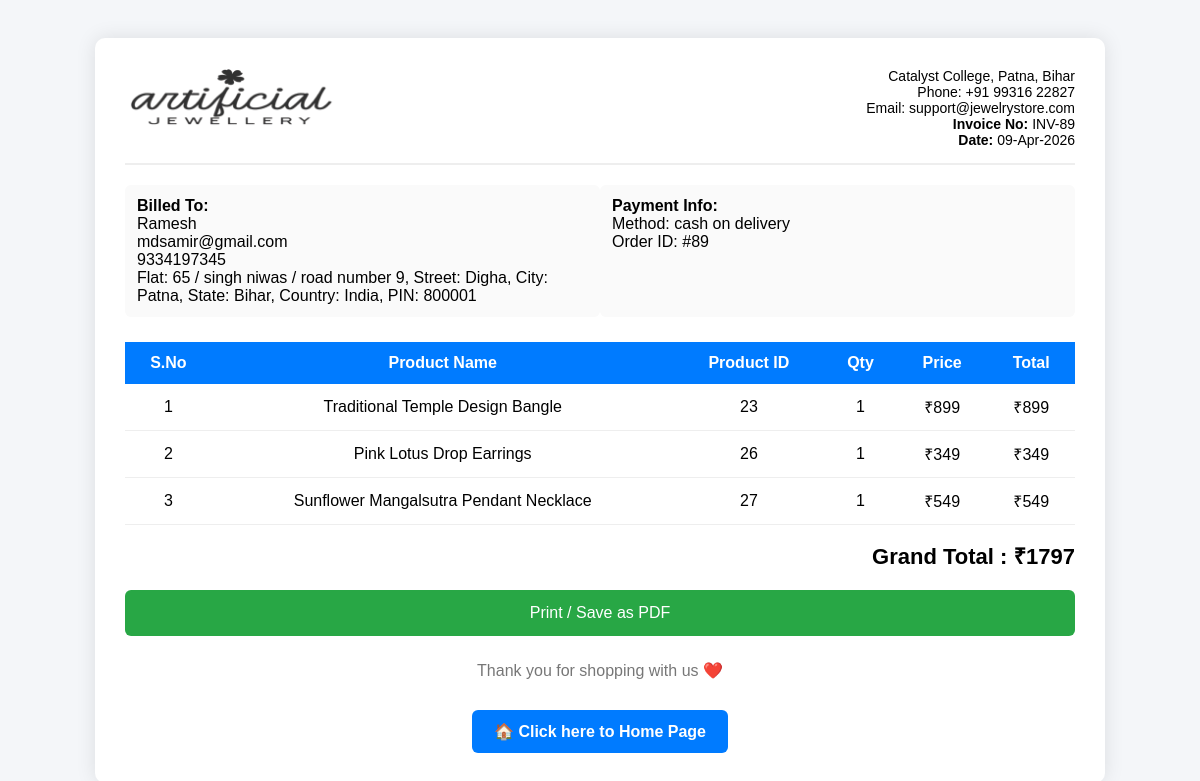
Page /invoice.php?id=89 (signed in) on the committed database.
### tables this page shows
CREATE TABLE `order` (
  `id` int(255) NOT NULL,
  `user_id` int(255) NOT NULL,
  `name` varchar(255) NOT NULL,
  `number` varchar(255) NOT NULL,
  `email` varchar(255) NOT NULL,
  `method` varchar(255) NOT NULL,
  `address` varchar(255) NOT NULL,
  `total_products` varchar(255) NOT NULL,
  `total_price` varchar(255) NOT NULL,
  `placed_on` varchar(255) NOT NULL,
  `payment_status` varchar(255) NOT NULL DEFAULT 'pending'
);

CREATE TABLE `order_items` (
  `id` int(11) NOT NULL,
  `order_id` int(11) DEFAULT NULL,
  `product_id` int(11) DEFAULT NULL,
  `name` varchar(255) DEFAULT NULL,
  `price` int(11) DEFAULT NULL,
  `quantity` int(11) DEFAULT NULL
);

### invoice.php (the view, shortened to what this page needs)
<?php
    include 'connection.php';
    $order_id = $_GET['id'];
    $order = mysqli_fetch_assoc(
        mysqli_query($conn,
            "SELECT * FROM `order` WHERE id='$order_id'")
    );
    $items = mysqli_query($conn,
        "SELECT * FROM order_items WHERE order_id='$order_id'"
    );
    $company_address = "Catalyst College, Patna, Bihar";
    $company_phone = "+91 99316 22827";
    $company_email = "support@jewelrystore.com";
    $invoice_no = "INV-" . $order['id'];
?>
<!DOCTYPE html>
<html>
<head>
</head>
<body>
<div class="invoice">
<div class="header">
    <div class="logo">
        <img src="img/logo.png" alt="Company Logo" style="height:60px;">
    </div>
    <div class="company">
        <?php echo $company_address; ?><br>
        Phone: <?php echo $company_phone; ?><br>
        Email: <?php echo $company_email; ?><br>
        <b>Invoice No:</b> <?php echo $invoice_no; ?><br>
        <b>Date:</b> <?php echo $order['placed_on']; ?>
    </div>
</div>
<div class="info">
    <div class="box">
        <b>Billed To:</b><br>
        <?php echo $order['name']; ?><br>
        <?php echo $order['email']; ?><br>
        <?php echo $order['number']; ?><br>
        <?php echo $order['address']; ?>
    </div>
    <div class="box">
        <b>Payment Info:</b><br>
        Method: <?php echo $order['method']; ?><br>
        Order ID: #<?php echo $order['id']; ?>
    </div>
</div>
<table>
<tr>
    <th>S.No</th>
    <th>Product Name</th>
    <th>Product ID</th>
    <th>Qty</th>
    <th>Price</th>
    <th>Total</th>
</tr>
<?php
$grand_total = 0;
$serial = 1;
while($item = mysqli_fetch_assoc($items)){
    $total = $item['price'] * $item['quantity'];
    $grand_total += $total;
?>
<tr>
    <td><?php echo $serial++; ?></td>
    <td><?php echo $item['name']; ?></td>
    <td><?php echo $item['product_id']; ?></td>
    <td><?php echo $item['quantity']; ?></td>
    <td>₹<?php echo $item['price']; ?></td>
    <td>₹<?php echo $total; ?></td>
</tr>
<?php } ?>
</table>
<div class="total">
    Grand Total : ₹<?php echo $grand_total; ?>
</div>
<button class="print-btn" onclick="window.print()">
    Print / Save as PDF
</button>
<div class="footer">
Thank you for shopping with us ❤️
<div style="margin-top:20px;text-align:center;">
<a href="index.php" class="home-btn">
🏠 Click here to Home Page
</a>
</div>
</div>
</div>
</body>
</html>

### invoice.php (style rules this page uses)
body { font-family:Arial; background:#f4f6f9; padding:30px; }
.invoice { max-width:950px; margin:auto; background:white; padding:30px; border-radius:10px; box-shadow:0 0 20px rgba(0,0,0,.1); }
.header { display:flex; justify-content:space-between; border-bottom:2px solid #eee; padding-bottom:15px; }
.logo { font-size:26px; font-weight:bold; color:#007bff; }
.company { text-align:right; font-size:14px; }
.info { margin-top:20px; display:flex; justify-content:space-between; }
.box { width:48%; background:#fafafa; padding:12px; border-radius:6px; }
table { width:100%; border-collapse:collapse; margin-top:25px; }
th { background:#007bff; color:white; padding:12px; }
td { padding:12px; border-bottom:1px solid #eee; text-align:center; }
.total { text-align:right; font-size:22px; font-weight:bold; margin-top:15px; }
.footer { margin-top:25px; text-align:center; color:#777; }
.print-btn { margin-top:20px; padding:14px; background:#28a745; color:white; border:none; width:100%; font-size:16px; border-radius:6px; cursor:pointer; }
.home-btn { display:inline-block; margin-top:10px; padding:12px 22px; background:#007bff; color:white; text-decoration:none; border-radius:6px; font-weight:bold; }

### rows in the picture
order: id "INV-89", placed_on "09-Apr-2026", name "Ramesh", email "mdsamir@gmail.com", number "9334197345", address "Flat: 65 / singh niwas / road number 9, Street: Digha, City: Patna, State: Bihar, Country: India, PIN: 800001", method "cash on delivery", id "89"
order_items: name "Traditional Temple Design Bangle", product "23", quantity "1", price "899"
order_items: name "Pink Lotus Drop Earrings", product "26", quantity "1", price "349"
order_items: name "Sunflower Mangalsutra Pendant Necklace", product "27", quantity "1", price "549"

### other values in the picture
$company_address "Catalyst College, Patna, Bihar"
$company_phone "+91 99316 22827"
$company_email "support@jewelrystore.com"
$grand_total "1797"
